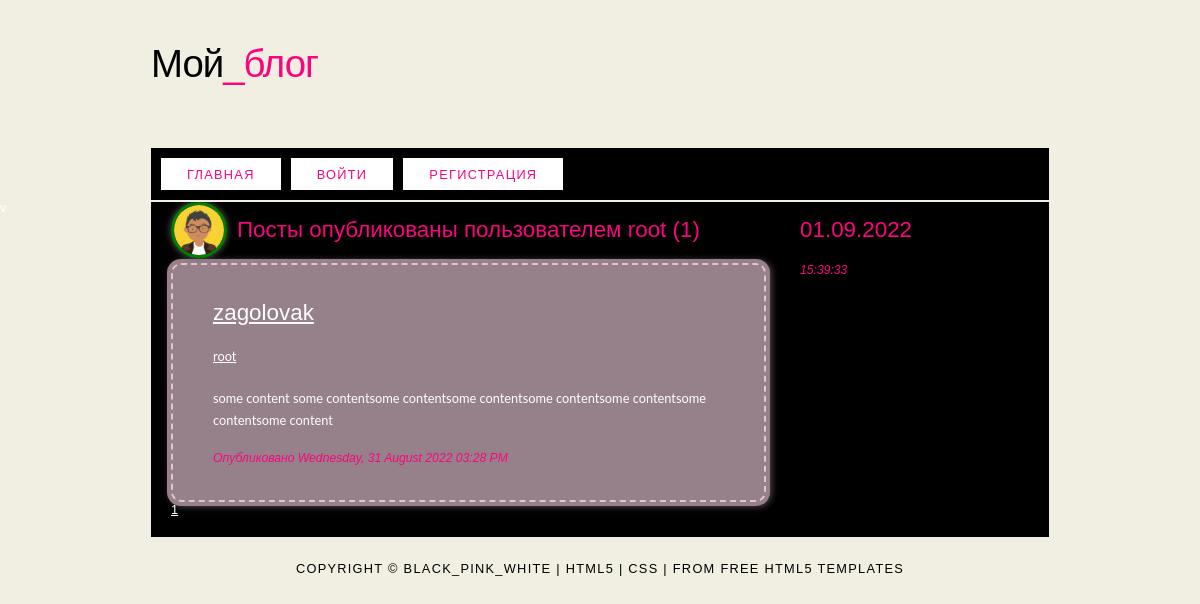
The app's page /user/root, older data.
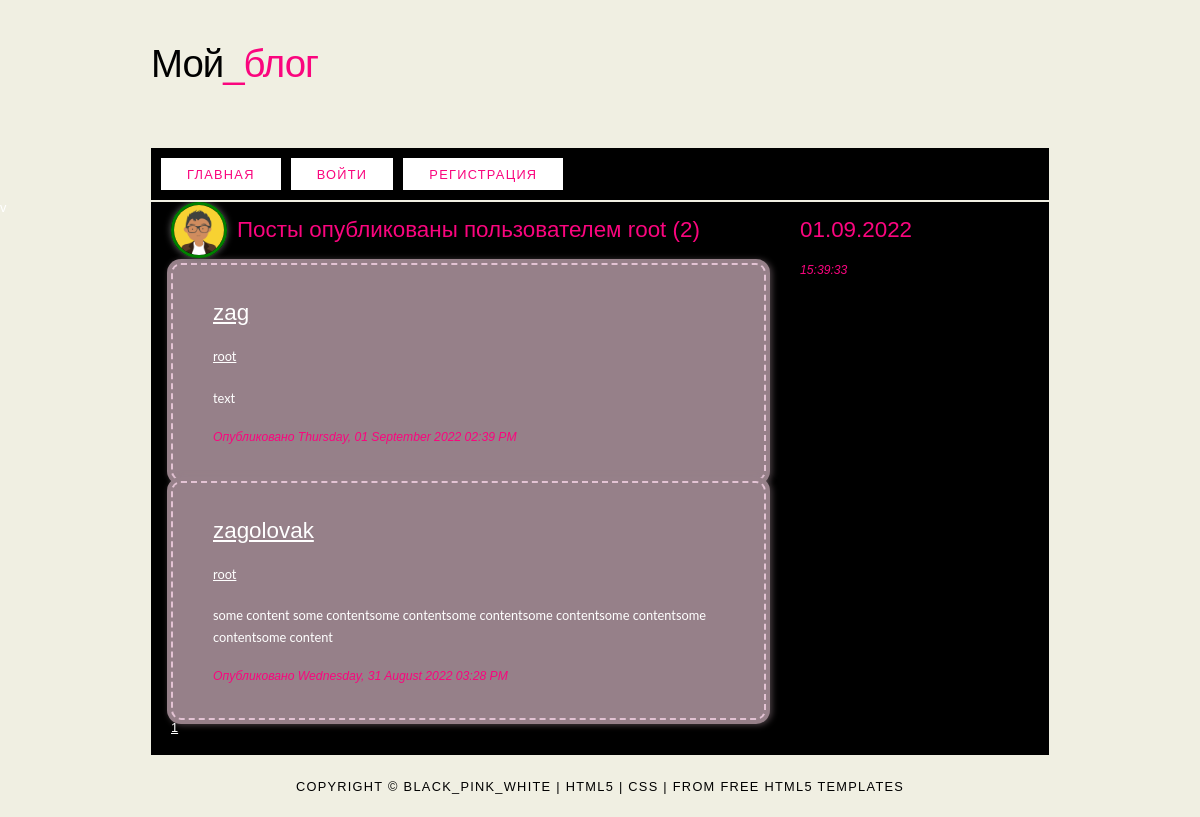
The same page, newer data.
### flask_blog/models.py (models this page shows, shortened)
class Post(db.Model):
    id = db.Column(db.Integer, primary_key=True)
    title = db.Column(db.String(100), nullable=False)
    date_posted = db.Column(db.DateTime, nullable=False,
                            default=datetime.utcnow)
    content = db.Column(db.Text, nullable=False)
    user_id = db.Column(db.Integer, db.ForeignKey('user.id'), nullable=False)

class User(db.Model, UserMixin):
    id = db.Column(db.Integer, primary_key=True)
    username = db.Column(db.String(20), unique=True, nullable=False)
    email = db.Column(db.String(120), unique=True, nullable=False)
    image_file = db.Column(db.String(20), nullable=False,
                           default='default.png')
    password = db.Column(db.String(60), nullable=False)
    posts = db.relationship('Post', backref='author', lazy=True)

### flask_blog/users/routes.py (the view)
@users.route("/user/<string:username>")
def user_posts(username):
    page = request.args.get('page', 1, type=int)
    user = User.query.filter_by(username=username).first_or_404()
    posts = Post.query.filter_by(author=user)\
        .order_by(Post.date_posted.desc())\
        .paginate(page=page, per_page=5)
    return render_template('user_posts.html', posts=posts, user=user)

### flask_blog/templates/user_posts.html (shortened to what this page needs)
{% extends "layout.html" %}
{% block content %}
<span class="left">
<img class="profile"
     src="{{ url_for('static', filename='profile_pics/' + user.image_file) }}">
</span>
<h1>Посты опубликованы пользователем {{ user.username }} ({{ posts.total }})</h1>
{% for post in posts.items %}
<div class="post">
    <h2><a class="title" href="{{ url_for('posts.post', post_id=post.id) }}">{{ post.title }}</a></h2>
    <p><a href="{{ url_for('users.user_posts', username=post.author.username) }}">{{ post.author.username }}</a></p>
    <p>{{ post.content }}</p>
    <h6>Опубликовано {{ post.date_posted.strftime('%A, %d %B %Y %I:%M %p') }}</h6>
</div>
{% endfor %}
{% for page_num in posts.iter_pages(left_edge=1, right_edge=1, left_current=1, right_current=2) %}
{% if page_num %}
{% if posts.page == page_num %}
<a class="btn btn-success mb-4" href="{{ url_for('posts.allpost', page=page_num) }}">{{ page_num }}</a>
{% else %}
<a class="btn btn-outline-success mb-4" href="{{ url_for('posts.allpost', page=page_num) }}">{{ page_num }}</a>
{% endif %}
{% else %}
...
{% endif %}
{% endfor %}
{% endblock content %}

Row changes from the older to the newer data that the page shows:
added Post: title "zag", author.username "root", content "text", date_posted "Thursday, 01 September 2022 02:39 PM"
Text that changed along with them:
{{ posts.total }}: "1" → "2"
